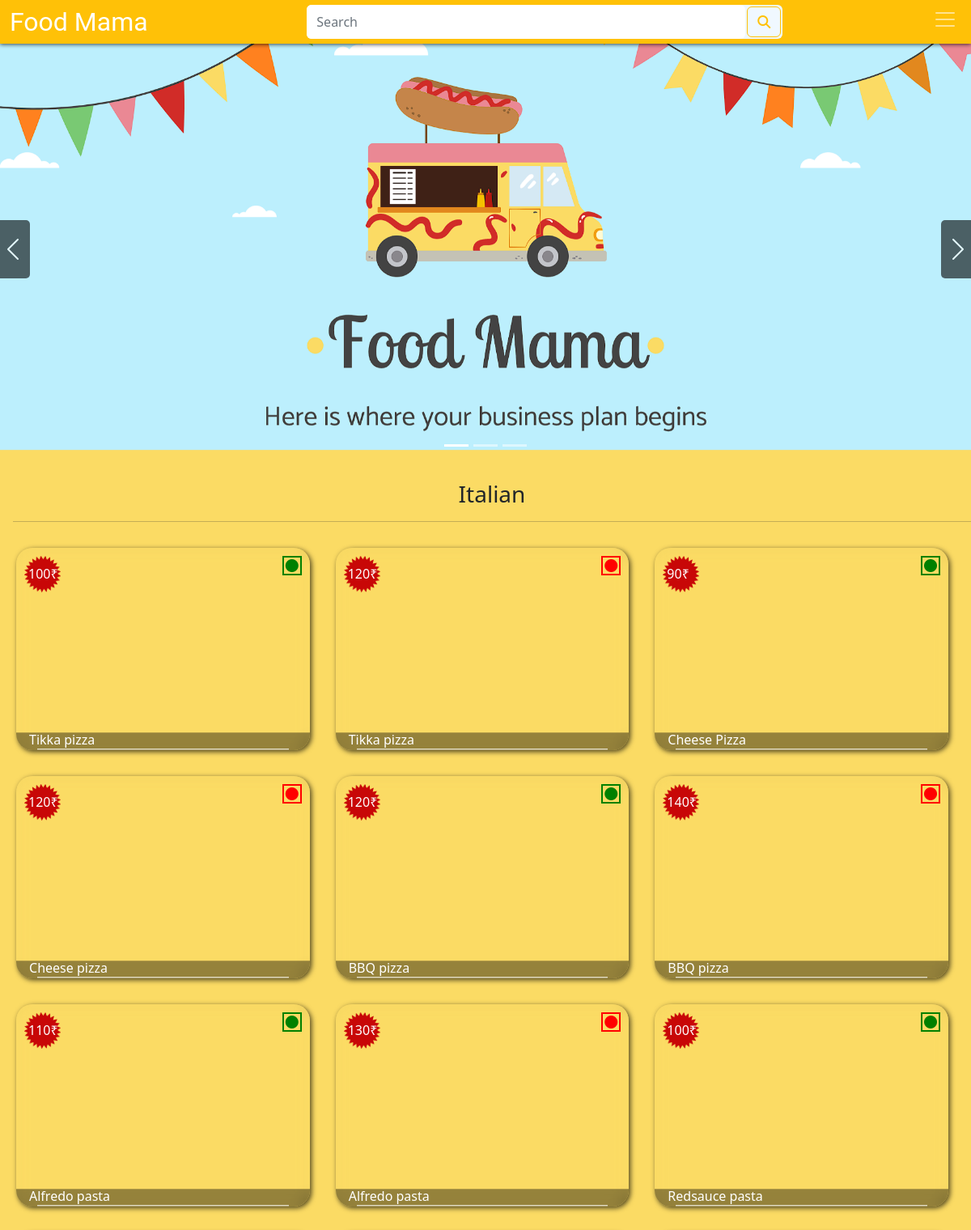
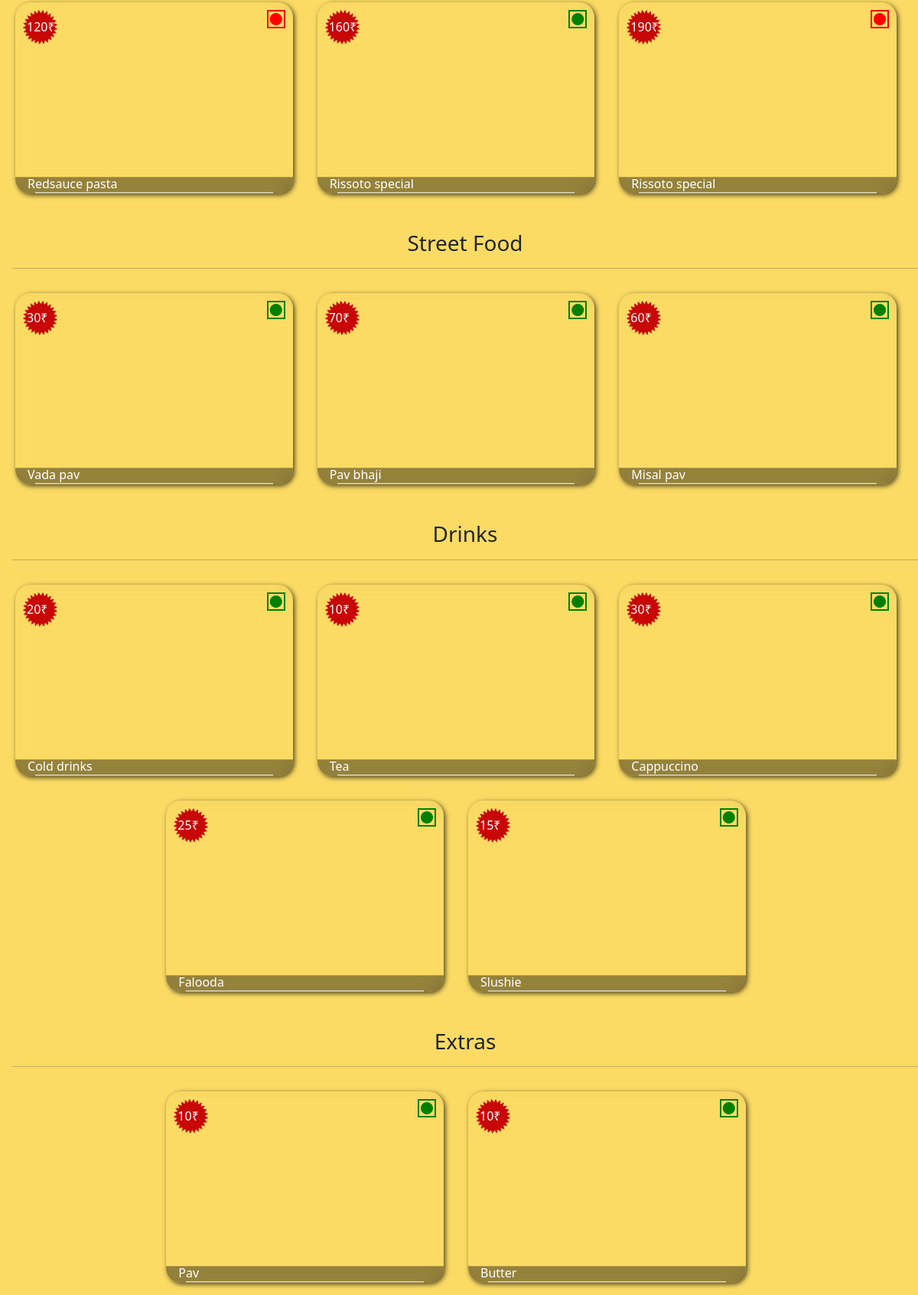
The page / (signed in) on the database its author committed (2 pictures, top to bottom).
### main.py (models this page shows)
class Product(db.Model):
    __tablename__ = 'products'
    id = db.Column(db.Integer, primary_key=True)
    category = db.Column(db.String(20), nullable=False)
    name = db.Column(db.String(50), nullable=False)
    image = db.Column(db.String(), nullable=False)
    veg = db.Column(db.Boolean(), nullable=False)
    price = db.Column(db.Integer(), nullable=False)
    payment_id = db.Column(db.String(), nullable=False)

### main.py (the view)
@app.route('/', methods=['GET'])
def home():
    all_products = Product.query.all()
    return render_template("index.html", current_user=current_user, products=all_products)

### main.py (called while the page is built)
@login_manager.user_loader
def load_user(user_id):
    return User.query.get(int(user_id))

### templates/index.html (shortened to what this page needs)
{% extends "base.html" %} {% block content %}
<div
  id="carouselExampleIndicators"
  class="carousel slide"
  data-bs-ride="carousel"
>
  <div class="carousel-indicators">
    <button
      type="button"
      data-bs-target="#carouselExampleIndicators"
      data-bs-slide-to="0"
      class="active"
      aria-current="true"
      aria-label="Slide 1"
    ></button>
    <button
      type="button"
      data-bs-target="#carouselExampleIndicators"
      data-bs-slide-to="1"
      aria-label="Slide 2"
    ></button>
    <button
      type="button"
      data-bs-target="#carouselExampleIndicators"
      data-bs-slide-to="2"
      aria-label="Slide 3"
    ></button>
  </div>
  <div class="carousel-inner">
    <div class="carousel-item active" data-bs-interval="8000">
      <a href="#">
        <img src="../static/assets/foodmama1.png" class="d-block" alt="..." />
      </a>
    </div>
  </div>
  <div class="carousel-control-prew-div">
    <button
      class="carousel-control-prev"
      type="button"
      data-bs-target="#carouselExampleIndicators"
      data-bs-slide="prev"
    >
      <span class="carousel-control-prev-icon" aria-hidden="true"></span>
    </button>
  </div>
  <div class="carousel-control-next-div">
    <button
      class="carousel-control-next"
      type="button"
      data-bs-target="#carouselExampleIndicators"
      data-bs-slide="next"
    >
      <span class="carousel-control-next-icon" aria-hidden="true"></span>
    </button>
  </div>
</div>
<div class="products">
  <div class="category">
    <h3>Italian</h3>
    <hr />
    <div class="row justify-content-center">
      {% for product in products %} {% if product.category == "Italian" %}
      <div class="col col-6 col-md-4">
        <div class="food-item">
          <div
            class="food-img-bg"
            style="background-image: url('{{product.image}}');"
          >
            <div>
            </div>
          </div>
          <span
            ><img class="price-img" src="../static/assets/offer.png" alt="" />
            <p>{{product.price | int}}₹</p>
          </span>
          {%if product.veg%}
          <i class="fa-solid fa-circle veg"></i>
          {% else %}
          <i class="fa-solid fa-circle non-veg"></i>
          {%endif %}
          <div class="food-detail">
            <h6>{{product.name}}</h6>
            <div>
              <hr />
            </div>
          </div>
        </div>
      </div>
      {% endif %} {% endfor %}
    </div>
  </div>
  <div class="category">
    <h3>Street Food</h3>
    <hr />
    <div class="row justify-content-center">
      {% for product in products %} {% if product.category == "Street food" %}
      <div class="col col-6 col-md-4">
        <div class="food-item">
            <div
            class="food-img-bg"
            style="background-image: url('{{product.image}}');"
          >
            <div>
            </div>
          </div>
          <span
            ><img class="price-img" src="../static/assets/offer.png" alt="" />
            <p>{{product.price | int}}₹</p>
          </span>
          {%if product.veg%}
          <i class="fa-solid fa-circle veg"></i>
          {% else %}
          <i class="fa-solid fa-circle non-veg"></i>
          {%endif %}
          <div class="food-detail">
            <h6>{{product.name}}</h6>
            <div>
              <hr />
            </div>
          </div>
        </div>
      </div>
      {% endif %} {% endfor %}
    </div>
  </div>
  <div class="category">
    <h3>Drinks</h3>
    <hr />
    <div class="row justify-content-center">
      {% for product in products %} {% if product.category == "Drinks" %}
      <div class="col col-6 col-md-4">
        <div class="food-item">
            <div
            class="food-img-bg"
            style="background-image: url('{{product.image}}');"
          >
            <div>
            </div>
          </div>
          <span
            ><img class="price-img" src="../static/assets/offer.png" alt="" />
            <p>{{product.price | int}}₹</p>
          </span>
          {%if product.veg%}
          <i class="fa-solid fa-circle veg"></i>
          {% else %}
          <i class="fa-solid fa-circle non-veg"></i>
          {%endif %}
          <div class="food-detail">
            <h6>{{product.name}}</h6>
            <div>
              <hr />
            </div>
          </div>
        </div>
      </div>
      {% endif %} {% endfor %}
    </div>
  </div>
  <div class="category">
    <h3>Extras</h3>
    <hr />
    <div class="row justify-content-center">
      {% for product in products %} {% if product.category == "extra" %}
      <div class="col col-6 col-md-4">
        <div class="food-item">
            <div
            class="food-img-bg"
            style="background-image: url('{{product.image}}');"
          >
            <div>
            </div>
          </div>
          <span
            ><img class="price-img" src="../static/assets/offer.png" alt="" />
            <p>{{product.price | int}}₹</p>
          </span>
          {%if product.veg%}
          <i class="fa-solid fa-circle veg"></i>
          {% else %}
          <i class="fa-solid fa-circle non-veg"></i>
          {%endif %}
          <div class="food-detail">
            <h6>{{product.name}}</h6>
            <div>
              <hr />
            </div>
          </div>
        </div>
      </div>
      {% endif %} {% endfor %}
    </div>
  </div>
</div>
{% endblock %}

### templates/base.html (shortened to what this page needs)
<!DOCTYPE html>
<html lang="en">
  <head>
    <link
      href="https://cdn.jsdelivr.net/npm/bootstrap@5.2.1/dist/css/bootstrap.min.css"
      rel="stylesheet"
    />
    <link href="../static/css/styles.css" rel="stylesheet" />
  </head>
  <body>
    <nav class="navbar fixed-top navbar-dark bg-warning">
      <div class="container-fluid">
        <a class="navbar-brand" href='{{ url_for("home") }}'>Food Mama</a>
        <form class="d-flex search-form ms-sm-auto" role="search">
          <input
            class="form-control search-input"
            type="search"
            placeholder="Search"
            aria-label="Search"
          />
          <button class="btn btn-outline-warning search-button" type="submit">
            <i class="fa-solid fa-magnifying-glass"></i>
          </button>
        </form>
        <ul class="navbar-nav ms-auto">
          {% if not current_user.is_authenticated: %}
          <li class="nav-item login-button">
             <a class="nav-link" href='{{ url_for("login") }}'>Login</a>
          </li>
          {% else %}
          <li class="nav-item dropdown">
            <a
              class="nav-link dropdown-toggle"
              href="#"
              role="button"
              data-bs-toggle="dropdown"
              aria-expanded="false"
            >
            <span class="navbar-toggler-icon"></span>
            </a>
          </li>
          {% endif %}
        </ul>
      </div>
    </nav>
    {% block content %}{% endblock %}
  </body>
</html>

### static/css/styles.css (style rules this page uses)
html { scroll-behavior: smooth; }
a { display: inline-block; color: black; text-decoration: none; }
p { display: inline-block; margin-bottom: 0; }
body { background-color: #fbdb64; }
.navbar { padding: 0.2rem 0; box-shadow: 0 1px 5px rgba(0, 0, 0, 0.7); }
.nav-link { font-size: 1.25rem; }
.navbar-brand { font-family: "Roboto", sans-serif; font-size: 2rem; padding: 0; }
.search-form { background-color: aliceblue; border-radius: 6px; pointer-events: none; }
.search-form { width: 80%; }
@media screen and (min-width: 576px) { .search-form { width: 50%; } }
.search-input { border: none; pointer-events: auto; }
.search-button { margin: 2px; pointer-events: all; }
.dropdown-toggle::after { content: none; }
.dropdown-toggle { width: 40px; height: 40px; padding: 0; align-items: center; text-align: center; border-radius: 5px; font-weight: 500; }
.carousel-indicators { margin-bottom: 0; }
.carousel-inner { height: 100%; }
.carousel-item { height: 100%; }
.carousel-item img { height: 100%; width: 100%; z-index: -100; }
.carousel-control-prew-div, .carousel-control-next-div { position: absolute; top: 0; bottom: 0; display: flex; justify-content: center; align-items: center; }
.carousel-control-prew-div { left: 0; }
.carousel-control-next-div { right: 0; }
.carousel-control-prev, .carousel-control-next { width: auto; padding: 20px 5px; top: auto; bottom: auto; background-color: rgba(0, 0, 0); opacity: 0.6; border-radius: 5px; }
.carousel-control-prev { padding-left: 0; border-radius: 0 5px 5px 0; }
.carousel-control-next { padding-right: 0; border-radius: 5px 0 0 5px; }
.products { padding: 0 0 0 1rem; }
.fa-circle { border: 2px solid black; padding: 2px; position: absolute; top: 10px; right: 10px; }
.fa-circle.veg { color: green; border-color: green; }
.fa-circle.non-veg { color: red; border-color: red; }
.products .category h3 { margin-top: 2rem; text-align: center; }
.products .row { width: 100%; }
.products .col { padding: 1rem; }
.products .food-item .food-img-bg div { backdrop-filter: blur(8px); display: flex; justify-content: center; }
.food-item span { width: 45px; height: 45px; position: absolute; top: 10px; left: 10px; }
.food-item span img { height: 100%; width: 100%; }
.food-item span p { z-index: 200; color: #fff; position: absolute; top: 10px; text-align: center; left: 5px; }
.food-item { border-radius: 20px; position: relative; overflow: hidden; box-shadow: 2px 2px 6px rgba(0, 0, 0, 0.7); transition: transform 0.2s ease-in-out; }
.food-detail { position: absolute; text-align: justify; bottom: 0; left: 0; right: 0; transform: translateY(65%); transition: transform 0.3s ease; padding: 10px 1rem; padding-bottom: 5px; background-color: rgba(0, 0, 0, 0.406); }
.food-detail h6 { position: absolute; top: 0; margin: 0; color: #fff; }
.food-detail hr { margin: 10px; color: #fff; opacity: 1; }

### rows shown on the page
Product: price "100", veg True (drawn), name "Tikka pizza"
Product: price "120", veg False (drawn), name "Tikka pizza"
Product: price "90", veg True (drawn), name "Cheese Pizza"
Product: price "120", veg False (drawn), name "Cheese pizza"
Product: price "120", veg True (drawn), name "BBQ pizza"
Product: price "140", veg False (drawn), name "BBQ pizza"
Product: price "110", veg True (drawn), name "Alfredo pasta"
Product: price "130", veg False (drawn), name "Alfredo pasta"
Product: price "100", veg True (drawn), name "Redsauce pasta"
Product: price "120", veg False (drawn), name "Redsauce pasta"
Product: price "160", veg True (drawn), name "Rissoto special"
Product: price "190", veg False (drawn), name "Rissoto special"
Product: price "30", veg True (drawn), name "Vada pav"
Product: price "70", veg True (drawn), name "Pav bhaji"
Product: price "60", veg True (drawn), name "Misal pav"
Product: price "20", veg True (drawn), name "Cold drinks"
Product: price "10", veg True (drawn), name "Tea"
Product: price "30", veg True (drawn), name "Cappuccino"
Product: price "25", veg True (drawn), name "Falooda"
Product: price "15", veg True (drawn), name "Slushie"
Product: price "10", veg True (drawn), name "Pav"
Product: price "10", veg True (drawn), name "Butter"
